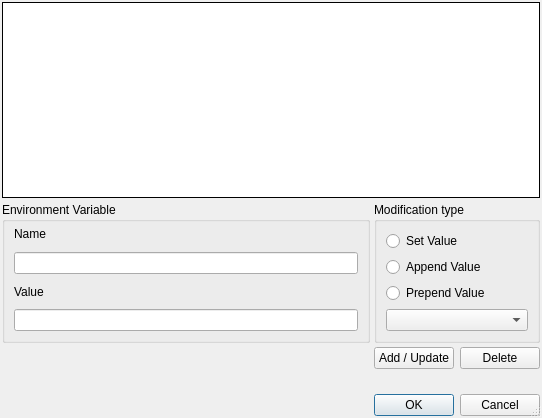
<?xml version="1.0" encoding="UTF-8"?>
<ui version="4.0">
 <class>EnvironmentEditor</class>
 <widget class="QDialog" name="EnvironmentEditor">
  <property name="geometry">
   <rect>
    <x>0</x>
    <y>0</y>
    <width>542</width>
    <height>418</height>
   </rect>
  </property>
  <property name="windowTitle">
   <string>Environment Variables</string>
  </property>
  <property name="sizeGripEnabled">
   <bool>true</bool>
  </property>
  <layout class="QGridLayout" name="gridLayout">
   <property name="leftMargin">
    <number>2</number>
   </property>
   <property name="topMargin">
    <number>2</number>
   </property>
   <property name="rightMargin">
    <number>2</number>
   </property>
   <property name="bottomMargin">
    <number>2</number>
   </property>
   <property name="spacing">
    <number>4</number>
   </property>
   <item row="0" column="0" colspan="2">
    <widget class="RDTreeWidget" name="variables">
     <property name="frameShape">
      <enum>QFrame::Panel</enum>
     </property>
     <property name="frameShadow">
      <enum>QFrame::Plain</enum>
     </property>
     <property name="editTriggers">
      <set>QAbstractItemView::NoEditTriggers</set>
     </property>
     <property name="indentation">
      <number>0</number>
     </property>
     <property name="rootIsDecorated">
      <bool>false</bool>
     </property>
     <property name="itemsExpandable">
      <bool>false</bool>
     </property>
     <property name="sortingEnabled">
      <bool>true</bool>
     </property>
    </widget>
   </item>
   <item row="1" column="0">
    <widget class="QGroupBox" name="groupBox">
     <property name="sizePolicy">
      <sizepolicy hsizetype="MinimumExpanding" vsizetype="Preferred">
       <horstretch>100</horstretch>
       <verstretch>0</verstretch>
      </sizepolicy>
     </property>
     <property name="title">
      <string>Environment Variable</string>
     </property>
     <layout class="QVBoxLayout" name="verticalLayout_3">
      <property name="topMargin">
       <number>0</number>
      </property>
      <item>
       <widget class="QLabel" name="nameLabel">
        <property name="text">
         <string>Name</string>
        </property>
       </widget>
      </item>
      <item>
       <widget class="RDLineEdit" name="name"/>
      </item>
      <item>
       <widget class="QLabel" name="valueLabel">
        <property name="text">
         <string>Value</string>
        </property>
       </widget>
      </item>
      <item>
       <widget class="RDLineEdit" name="value"/>
      </item>
     </layout>
    </widget>
   </item>
   <item row="1" column="1">
    <widget class="QGroupBox" name="groupBox_2">
     <property name="sizePolicy">
      <sizepolicy hsizetype="Preferred" vsizetype="Preferred">
       <horstretch>1</horstretch>
       <verstretch>0</verstretch>
      </sizepolicy>
     </property>
     <property name="title">
      <string>Modification type</string>
     </property>
     <layout class="QVBoxLayout" name="verticalLayout_2">
      <item>
       <widget class="QRadioButton" name="setValue">
        <property name="text">
         <string>Set Value</string>
        </property>
       </widget>
      </item>
      <item>
       <widget class="QRadioButton" name="appendValue">
        <property name="text">
         <string>Append Value</string>
        </property>
       </widget>
      </item>
      <item>
       <widget class="QRadioButton" name="prependValue">
        <property name="text">
         <string>Prepend Value</string>
        </property>
       </widget>
      </item>
      <item>
       <widget class="QComboBox" name="separator"/>
      </item>
     </layout>
    </widget>
   </item>
   <item row="2" column="1">
    <layout class="QVBoxLayout" name="verticalLayout">
     <property name="spacing">
      <number>25</number>
     </property>
     <item>
      <widget class="QFrame" name="frame">
       <layout class="QHBoxLayout" name="horizontalLayout">
        <property name="leftMargin">
         <number>0</number>
        </property>
        <property name="topMargin">
         <number>0</number>
        </property>
        <property name="rightMargin">
         <number>0</number>
        </property>
        <property name="bottomMargin">
         <number>0</number>
        </property>
        <item>
         <widget class="QPushButton" name="addUpdate">
          <property name="text">
           <string>Add / Update</string>
          </property>
         </widget>
        </item>
        <item>
         <widget class="QPushButton" name="deleteButton">
          <property name="text">
           <string>Delete</string>
          </property>
         </widget>
        </item>
       </layout>
      </widget>
     </item>
     <item>
      <widget class="QDialogButtonBox" name="buttonBox">
       <property name="orientation">
        <enum>Qt::Horizontal</enum>
       </property>
       <property name="standardButtons">
        <set>QDialogButtonBox::Cancel|QDialogButtonBox::Ok</set>
       </property>
      </widget>
     </item>
    </layout>
   </item>
  </layout>
 </widget>
 <customwidgets>
  <customwidget>
   <class>RDTreeWidget</class>
   <extends>QTreeView</extends>
   <header>Widgets/Extended/RDTreeWidget.h</header>
  </customwidget>
  <customwidget>
   <class>RDLineEdit</class>
   <extends>QLineEdit</extends>
   <header>Widgets/Extended/RDLineEdit.h</header>
  </customwidget>
 </customwidgets>
 <resources/>
 <connections>
  <connection>
   <sender>buttonBox</sender>
   <signal>rejected()</signal>
   <receiver>EnvironmentEditor</receiver>
   <slot>reject()</slot>
   <hints>
    <hint type="sourcelabel">
     <x>316</x>
     <y>260</y>
    </hint>
    <hint type="destinationlabel">
     <x>286</x>
     <y>274</y>
    </hint>
   </hints>
  </connection>
 </connections>
</ui>
